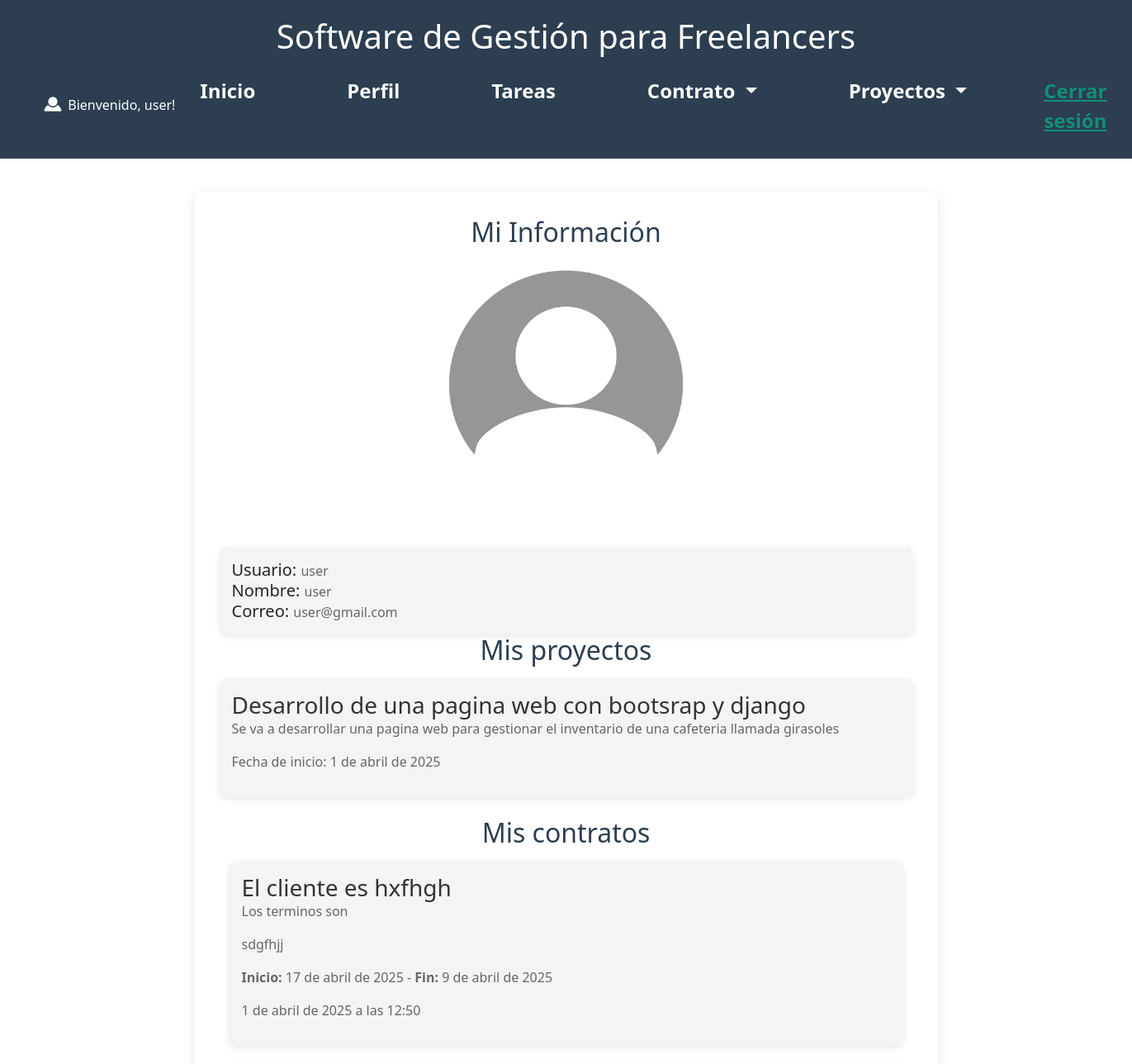
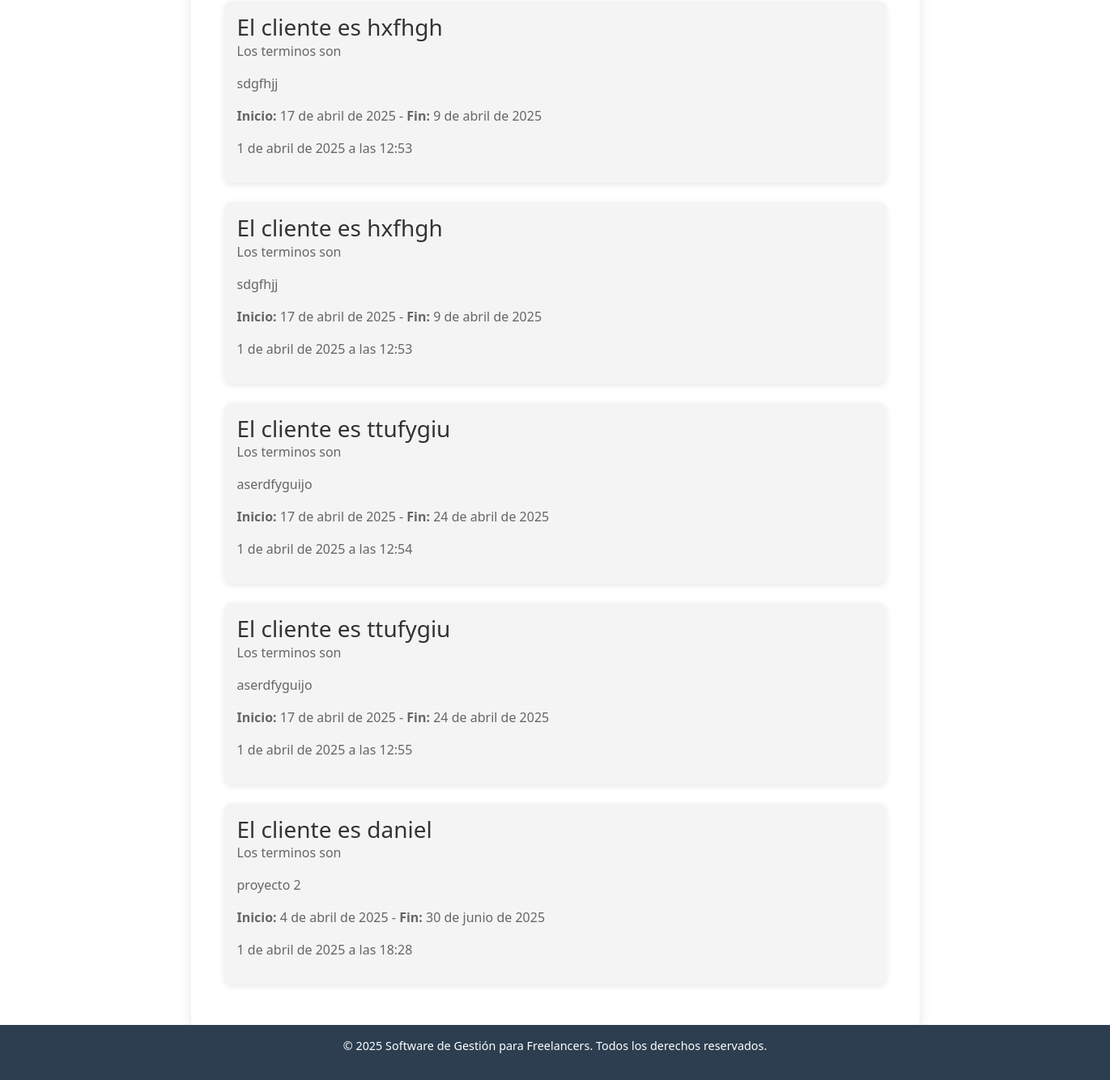
The page /perfil/ (signed in) on the database as committed earlier (2 pictures, top to bottom).
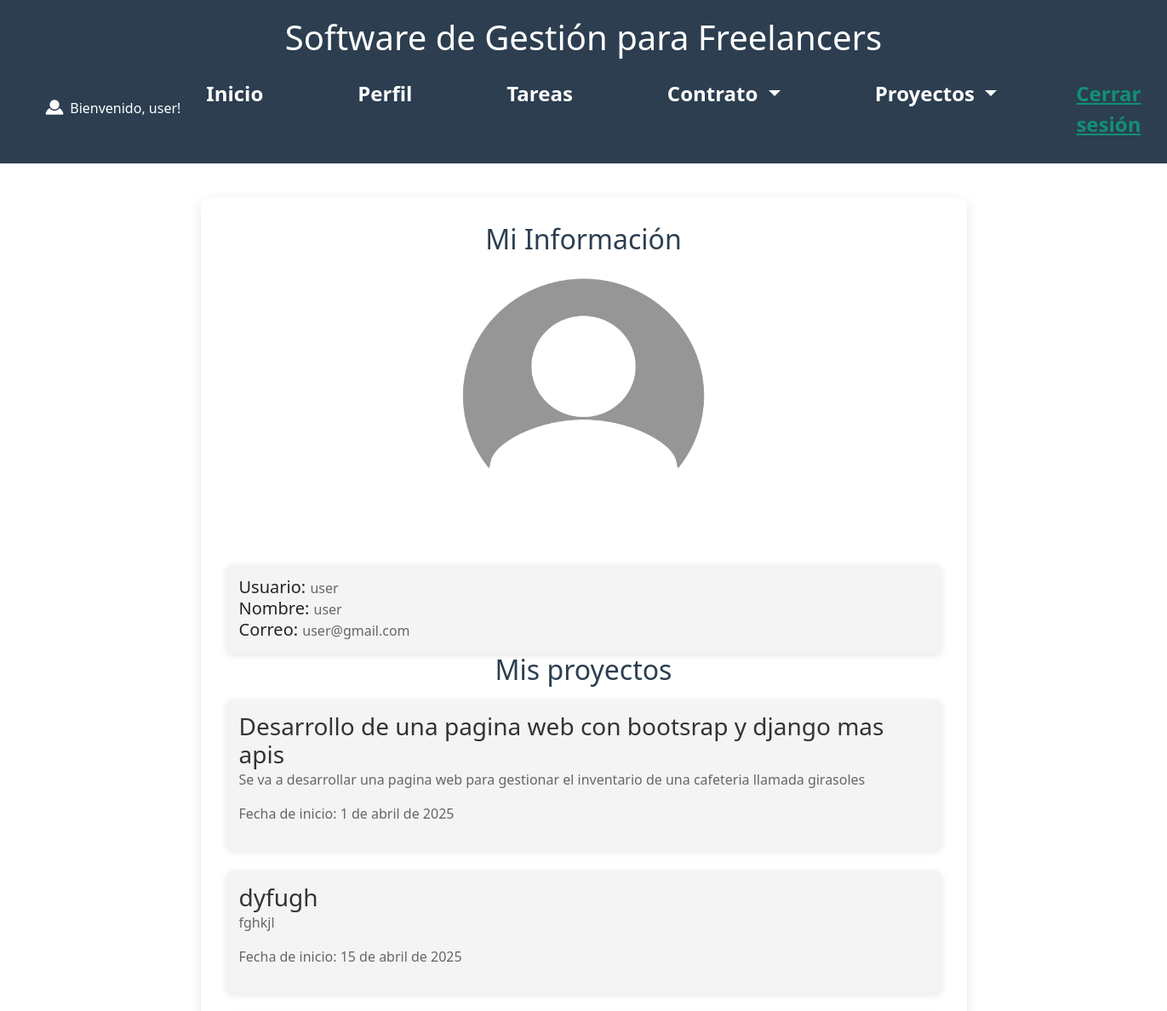
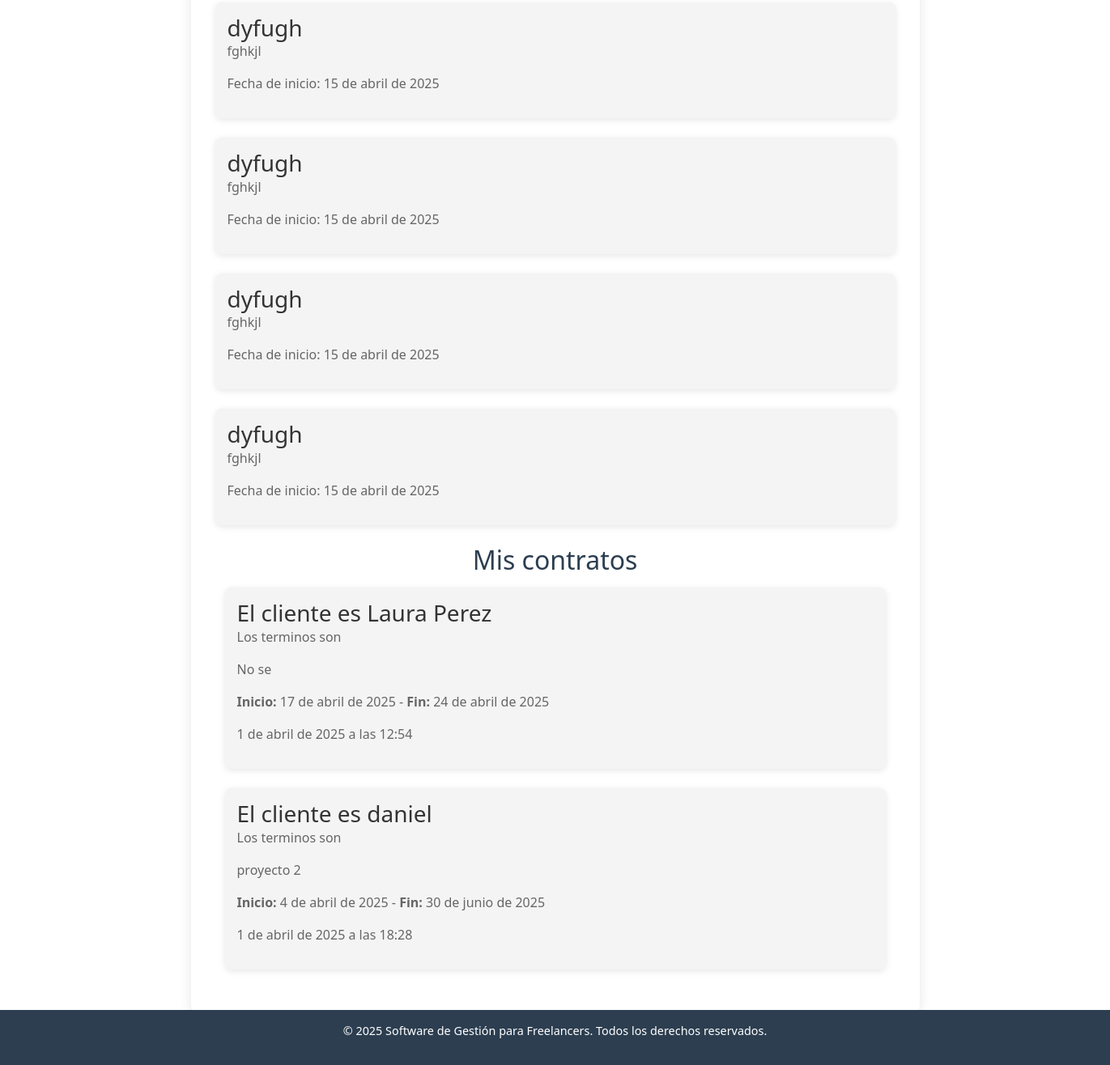
The same page on the database as committed later (2 pictures, top to bottom).
### gestion/models.py (models this page shows, shortened)
class Proyecto(models.Model):
    id_proyecto = models.AutoField(primary_key=True)
    id_usuario = models.ForeignKey(CustomUser, on_delete=models.CASCADE, related_name='proyectos')
    nombre = models.CharField(max_length=100)
    descripcion = models.TextField(blank=True, null=True)
    fecha_inicio = models.DateField()
    fecha_fin = models.DateField()
    fecha_creacion = models.DateTimeField(auto_now_add=True)

class Contrato(models.Model):
    id_contrato = models.AutoField(primary_key=True)
    id_usuario = models.ForeignKey(CustomUser, on_delete=models.CASCADE, related_name='contratos')
    nombre_cliente = models.CharField(max_length=100)
    descripcion = models.TextField()
    fecha_inicio = models.DateField()
    fecha_fin = models.DateField()
    terminos = models.TextField()
    monto= models.DecimalField(max_digits=10, decimal_places=2, null=False, blank=False, default=0)
    fecha_creacion = models.DateTimeField(auto_now_add=True)

### gestion/views.py (the view)
# urls.py: path('perfil/', perfil, name='perfil'),
@login_required
def perfil(request):
    proyectos = Proyecto.objects.filter(id_usuario=request.user)
    gestion_contratos = Contrato.objects.filter(id_usuario=request.user)
    return render(request, 'perfil.html', {"proyectos": proyectos,"contratos": gestion_contratos})

### templates/perfil.html (shortened to what this page needs)
{% extends 'base.html' %}
{% block content %}
{%load static%}
    <section id="perfil">
        <h2>Mi Información</h2>
        <div class="perfil-container">
                <img src="{% static 'img/cuenta.png'%}"  alt="Foto de perfil" class="perfil-img">
            <br>
            <br>
            <div class="proyecto-item" id="proyecto-{{ proyecto.id_proyecto }}">
                <h5 style="display: inline;">Usuario: </h5>
                <p style="display: inline;">{{user.username}}</p>
                <br>
                <h5 style="display: inline;">Nombre: </h5>
                <p style="display: inline;">{{user.nombre}}</p>
                <br>
                <h5 style="display: inline;">Correo: </h5>
                <p style="display: inline;">{{user.correo}}</p>
            </div>
            <h2> Mis proyectos</h2>
                {% for proyecto in proyectos %}
                    <div class="proyecto-item" id="proyecto-{{ proyecto.id_proyecto }}">
                        <h3 style="display: inline;">{{ proyecto.nombre }}</h3>
                        <p>{{ proyecto.descripcion|truncatewords:20 }}</p>
                        <p>Fecha de inicio: {{ proyecto.fecha_inicio }}</p>
                    </div>
                      <br>
                    {% empty %}
                    <p>No tienes proyectos aún.</p>
                {% endfor %}
            <h2> Mis contratos</h2>
            <div class="container">
                {% for contrato in contratos %}
                    <div class="proyecto-item" id="contrato-{{ contrato.id_contrato }}">
                        <h3 style="display: inline;">El cliente es {{ contrato.nombre_cliente }}</h3>
                        <br>
                        <p>Los terminos son {{ contrato.terminos|truncatewords:20 }}</p>
                        <p>{{ contrato.descripcion|truncatewords:20 }}</p>
                        <p><strong>Inicio:</strong> {{ contrato.fecha_inicio }} - <strong>Fin:</strong> {{contrato.fecha_fin }}</p>
                        <p>{{ contrato.fecha_creacion }}</p>
                    </div>
                    <br>
                        {% empty %}
                        <p>No tienes proyectos aún.</p>
                {% endfor %}
            </div>
    </div>
    </section>
    <br>
    </div>
{%endblock%}

Rows that differ between the two databases and show on the page:
removed Contrato: nombre_cliente "hxfhgh", descripcion "sdgfhjj", fecha_inicio "17 de abril de 2025", fecha_fin "9 de abril de 2025", fecha_creacion "1 de abril de 2025 a las 12:50"
removed Contrato: nombre_cliente "hxfhgh", descripcion "sdgfhjj", fecha_inicio "17 de abril de 2025", fecha_fin "9 de abril de 2025", fecha_creacion "1 de abril de 2025 a las 12:53"
removed Contrato: nombre_cliente "hxfhgh", descripcion "sdgfhjj", fecha_inicio "17 de abril de 2025", fecha_fin "9 de abril de 2025", fecha_creacion "1 de abril de 2025 a las 12:53"
removed Contrato: nombre_cliente "ttufygiu", descripcion "aserdfyguijo", fecha_inicio "17 de abril de 2025", fecha_fin "24 de abril de 2025", fecha_creacion "1 de abril de 2025 a las 12:55"
changed Proyecto: nombre "Desarrollo de una pagina web con bootsrap y django" → "Desarrollo de una pagina web con bootsrap y django mas apis"
added Proyecto: nombre "dyfugh", descripcion "fghkjl", fecha_inicio "15 de abril de 2025"
added Proyecto: nombre "dyfugh", descripcion "fghkjl", fecha_inicio "15 de abril de 2025"
added Proyecto: nombre "dyfugh", descripcion "fghkjl", fecha_inicio "15 de abril de 2025"
added Proyecto: nombre "dyfugh", descripcion "fghkjl", fecha_inicio "15 de abril de 2025"
added Proyecto: nombre "dyfugh", descripcion "fghkjl", fecha_inicio "15 de abril de 2025"
changed Contrato: nombre_cliente "ttufygiu" → "Laura Perez"; descripcion "aserdfyguijo" → "No se"
